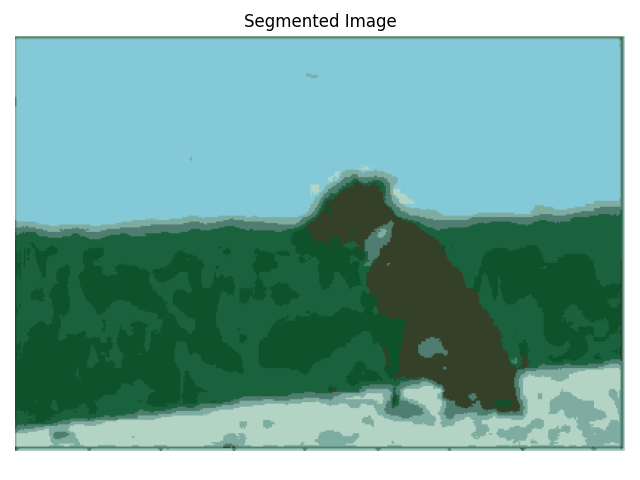

Reproduce this figure in Python.
import numpy as np
from matplotlib import pyplot as plt
from sklearn.cluster import KMeans
import cv2
image = cv2.imread("C:\\Users\\86153\\Desktop\\图片.jpg")  # 替换为你的图像路径
image = cv2.cvtColor(image, cv2.COLOR_BGR2RGB)  # 转换颜色空间为RGB

# 将图像数据重塑为二维数组
res_image = image.reshape((-1, 3))  # (-1, 3)表示将图像展平为一个行向量

kmeans = KMeans(n_clusters=7, random_state=100)# 应用K均值聚类
kmeans.fit(res_image)

seg_image = kmeans.cluster_centers_[kmeans.labels_]#  重构分割后的图像
seg_image = np.clip(seg_image.astype('uint8'), 0, 255)  # 转换为0-255范围的整数

seg_image = seg_image.reshape(image.shape)# 将重构后的图像转换回原始形状

# 5. 显示分割后的图像
plt.imshow(segmented_image)
plt.title('Segmented Image')
plt.axis('off')
plt.tight_layout()
plt.show()
